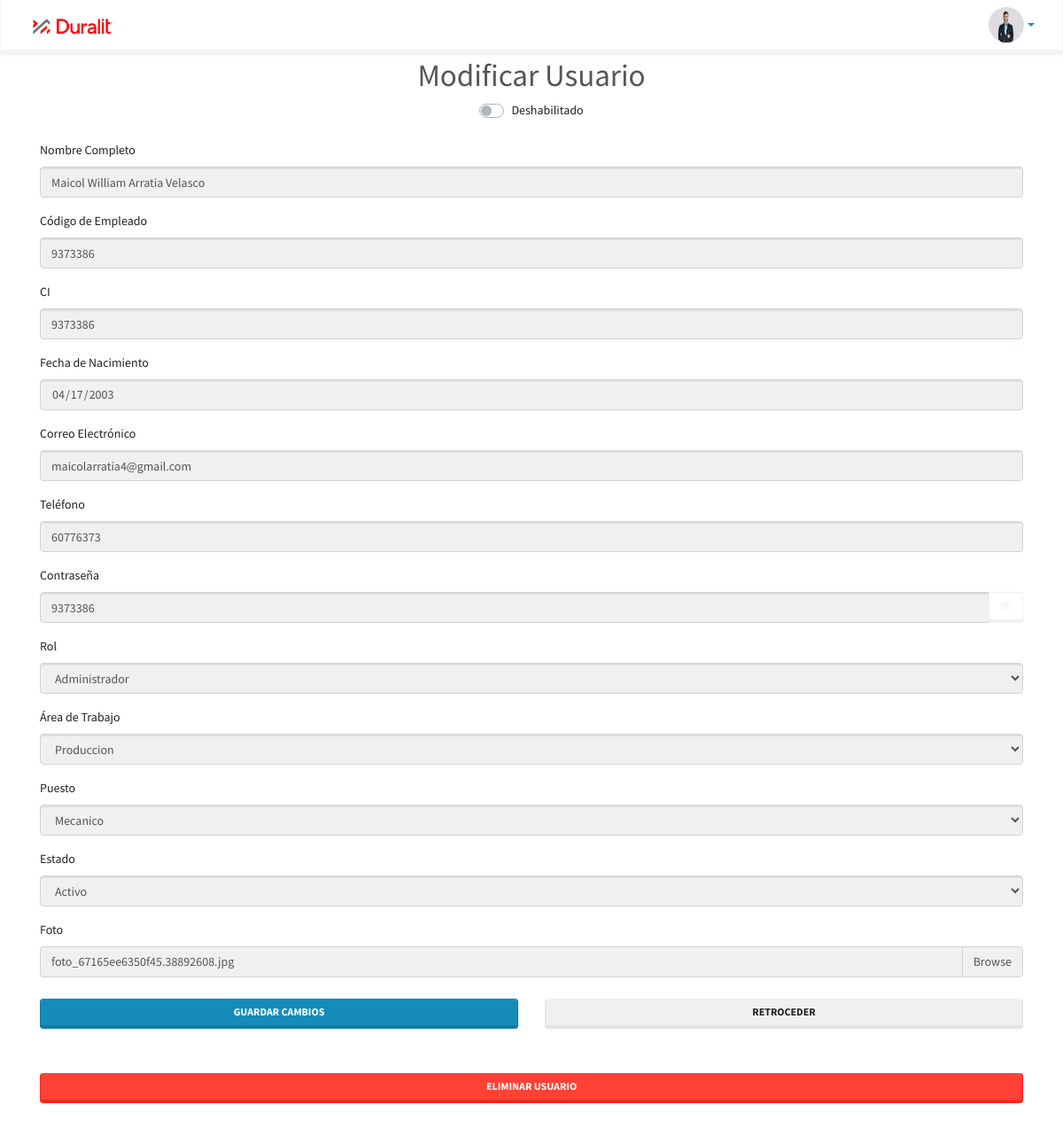
Page /VistaAdministrador/VistaAdminUsuario/ModificarUsuario.php?id=1 (signed in) on the committed database.
### tables this page shows
CREATE TABLE `usuario` (
  `Id_Usuario` int(11) NOT NULL,
  `Rol` int(11) DEFAULT NULL,
  `Area` int(11) DEFAULT NULL,
  `Puesto` int(11) DEFAULT NULL,
  `Codigo_empleado` varchar(255) NOT NULL,
  `CI` int(11) NOT NULL,
  `Nombre_Completo` varchar(100) NOT NULL,
  `Estado` tinyint(1) NOT NULL,
  `Fecha_Nacimiento` date DEFAULT NULL,
  `Correo_Electronico` varchar(255) DEFAULT NULL,
  `Telefono` int(11) NOT NULL,
  `Password` varchar(100) NOT NULL,
  `Foto` varchar(255) DEFAULT NULL
);

### Controlador/ControladorAdmin/Controlador_Usuario/ControladorModificarUsuario.php (called while the page is built, shortened)
<?php
function obtenerUsuario($conexion, $id)
{
    $sql = $conexion->prepare("SELECT Id_Usuario, Nombre_Completo, Codigo_empleado, CI, Fecha_Nacimiento, Correo_Electronico, Telefono, Password, Rol, Area, Puesto, Estado, Foto FROM usuario WHERE Id_Usuario = ?");
    $sql->bind_param("i", $id);
    $sql->execute();
    $sql->bind_result($idUsuario, $nombreCompleto, $codigoEmpleado, $ci, $fechaNacimiento, $correoElectronico, $telefono, $password, $rol, $area, $puesto, $estado, $foto);
    $usuario = [];
    if ($sql->fetch()) {
        $usuario = [
            'Id_Usuario' => $idUsuario,
            'Nombre_Completo' => $nombreCompleto,
            'Codigo_empleado' => $codigoEmpleado,
            'CI' => $ci,
            'Fecha_Nacimiento' => $fechaNacimiento,
            'Correo_Electronico' => $correoElectronico,
            'Telefono' => $telefono,
            'Password' => $password,
            'Rol' => $rol,
            'Area' => $area,
            'Puesto' => $puesto,
            'Estado' => $estado,
            'Foto' => $foto
        ];
    }
    return $usuario;
}
if (isset($_GET['id'])) {
    $idUsuario = intval($_GET['id']);
    $usuario = obtenerUsuario($conexion, $idUsuario);
} else {
    $_SESSION['error'] = "ID de usuario no proporcionado.";
    header("Location: Usuario.php");
    exit();
}
?>

### Conexion/conexion.php (called while the page is built, shortened)
<?php
$password = 'tucontraseña';
?>

### VistaAdministrador/VistaAdminUsuario/ModificarUsuario.php (the view, shortened to what this page needs)
<!DOCTYPE html>
<html lang="en">
<head>
    <link rel="stylesheet" href="https://bootswatch.com/4/lumen/bootstrap.min.css">
</head>
<body>
    <?php
    include "../../Conexion/conexion.php";
    include "../../Controlador/ControladorAdmin/Controlador_Usuario/ControladorModificarUsuario.php";
    include "../../VistaSecciones/Topbar.php";
    ?>
    <div class="container mt-3">
        <h1 class="text-center text-secondary">Modificar Usuario</h1>
        <div class="text-center mb-4">
            <div class="custom-control custom-switch">
                <label class="custom-control-label" for="switch-toggle" id="switch-label">Deshabilitado</label>
            </div>
        </div>
        <form id="form-usuario" action="ModificarUsuario.php?id=<?= htmlspecialchars($usuario['Id_Usuario']) ?>"
            method="POST" enctype="multipart/form-data" class="mt-4">
            <div class="form-group">
                <label for="Nombre">Nombre Completo</label>
                <input type="text" class="form-control" id="Nombre" name="Nombre_Completo"
                    value="<?= htmlspecialchars($usuario['Nombre_Completo']) ?>" required disabled>
            </div>
            <div class="form-group">
                <label for="CodigoEmpleado">Código de Empleado</label>
                <input type="text" class="form-control" id="CodigoEmpleado" name="Codigo_empleado"
                    value="<?= htmlspecialchars($usuario['Codigo_empleado']) ?>" required disabled>
            </div>
            <div class="form-group">
                <label for="CI">CI</label>
                <input type="text" class="form-control" id="CI" name="CI"
                    value="<?= htmlspecialchars($usuario['CI']) ?>" required disabled>
            </div>
            <div class="form-group">
                <label for="FechaNacimiento">Fecha de Nacimiento</label>
                <input type="date" class="form-control" id="FechaNacimiento" name="Fecha_Nacimiento"
                    value="<?= htmlspecialchars($usuario['Fecha_Nacimiento']) ?>"disabled>
            </div>
            <div class="form-group">
                <label for="CorreoElectronico">Correo Electrónico</label>
                <input type="email" class="form-control" id="CorreoElectronico" name="Correo_Electronico"
                    value="<?= htmlspecialchars($usuario['Correo_Electronico']) ?>" disabled>
            </div>
            <div class="form-group">
                <label for="Telefono">Teléfono</label>
                <input type="text" class="form-control" id="Telefono" name="Telefono"
                    value="<?= htmlspecialchars($usuario['Telefono']) ?>" required disabled>
            </div>
            <div class="form-group">
                <label for="Password">Contraseña</label>
                <div class="input-group">
                    <input type="text" class="form-control" id="Password" name="Password" value="<?= htmlspecialchars($usuario['Password']) ?>" disabled>
                    <div class="input-group-append">
                        <button class="btn btn-outline-secondary" type="button" id="togglePassword">
                            <i class="fa fa-eye" aria-hidden="true"></i>
                        </button>
                    </div>
                </div>
            </div>
            <div class="form-group">
                <label for="Rol">Rol</label>
                <select class="form-control" id="Rol" name="Rol" required disabled>
                    <?php
                    $roles = $conexion->query("SELECT * FROM roles");
                    while ($rol = $roles->fetch_object()) {
                        $selected = $rol->Id_Rol == $usuario['Rol'] ? 'selected' : '';
                        echo "<option value='$rol->Id_Rol' $selected>$rol->Nombres</option>";
                    }
                    ?>
                </select>
            </div>
            <div class="form-group">
                <label for="Area">Área de Trabajo</label>
                <select class="form-control" id="Area" name="Area" disabled>
                    <?php
                    $areas = $conexion->query("SELECT * FROM area_trabajo");
                    while ($area = $areas->fetch_object()) {
                        $selected = $area->Id_Area == $usuario['Area'] ? 'selected' : '';
                        echo "<option value='$area->Id_Area' $selected>$area->Nombres</option>";
                    }
                    ?>
                </select>
            </div>
            <div class="form-group">
                <label for="Puesto">Puesto</label>
                <select class="form-control" id="Puesto" name="Puesto" disabled>
                    <?php
                    $puestos = $conexion->query("SELECT * FROM puesto");
                    while ($puesto = $puestos->fetch_object()) {
                        $selected = $puesto->Id_Puesto == $usuario['Puesto'] ? 'selected' : '';
                        echo "<option value='$puesto->Id_Puesto' $selected>$puesto->Nombre</option>";
                    }
                    ?>
                </select>
            </div>
            <div class="form-group">
                <label for="Estado">Estado</label>
                <select class="form-control" id="Estado" name="Estado" required disabled>
                    <option value="1" <?= $usuario['Estado'] == 1 ? 'selected' : '' ?>>Activo</option>
                </select>
            </div>
            <div class="form-group">
                <label for="Foto">Foto</label>
                <div class="custom-file">
                    <label class="custom-file-label"
                        for="Foto"><?= $usuario['Foto'] ? basename($usuario['Foto']) : 'Ningún archivo seleccionado' ?></label>
                </div>
            </div>
            <div class="text-center mt-4 button-group">
                <div class="row">
                    <div class="col-6">
                        <button type="submit" name="btnEditar" class="btn btn-primary w-100">Guardar Cambios</button>
                    </div>
                    <div class="col-6">
                        <button type="button" class="btn btn-secondary w-100" onclick="history.back();">Retroceder</button>
                    </div>
                </div>
            </div>
        </form>
        <div class="text-center mt-1 button-group">
            <a href="../../Controlador/ControladorAdmin/Controlador_Usuario/ControladorEliminarUsuario.php?id=<?= htmlspecialchars($usuario['Id_Usuario']) ?>"
                class="btn btn-danger w-100" onclick="return confirm('¿Estás seguro de que deseas eliminar este usuario?');">
                Eliminar Usuario
            </a>
        </div>
    </div>
</body>
</html>

### VistaAdministrador/VistaAdminUsuario/ModificarUsuario.php (style rules this page uses)
.button-group { margin-bottom: 50px; }

### rows in the picture
usuario: Nombre_Completo "Maicol William Arratia Velasco", Codigo_empleado "9373386", CI "9373386", Fecha_Nacimiento "04/17/2003", Correo_Electronico "maicolarratia4@gmail.com", Telefono "60776373", Password "9373386", Estado "Activo", Foto "foto_67165ee6350f45.38892608.jpg"

### other values in the picture
form field Rol "Administrador"
form field Area "Produccion"
form field Puesto "Mecanico"
